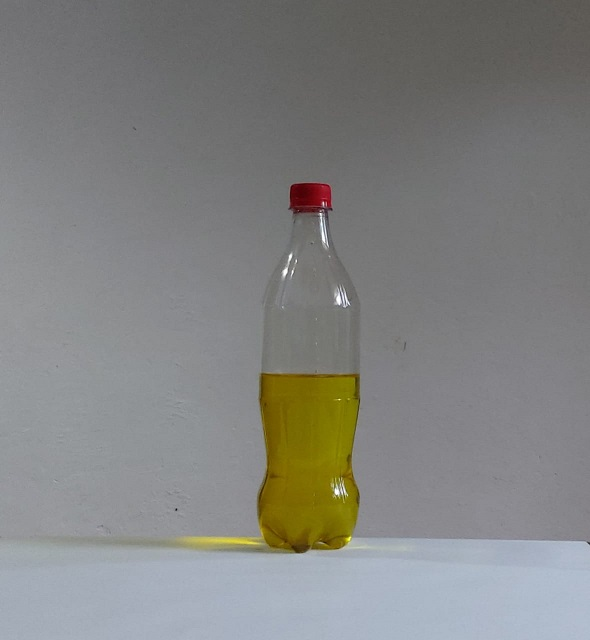
#> input picture Source/testCases/14.jpg, 590 x 640 px
$ python bottleDetectorBySasa.py   (older library calls are emulated)
#> lines starting #> are read from the running program, lines starting #| are printed output that depends on the picture; after the words box and inside, x2 and y2 are one past the last pixel; in counts of white or black regions, pixels touching at a corner belong together

# CODE REVIEW
##- Sasanka Kuruppuarachchi
##Project - "https://github.com/SasaKuruppuarachchi/bottle_Level_Detector"

#import packages numpy, cv2, Matplotlib, sklearn.cluster,
import numpy as np
import os
import cv2
import matplotlib.pyplot as plt
from sklearn.cluster import AgglomerativeClustering

import tkinter as Tkinter
import tkinter.filedialog as tkFileDialog

# gaussian_kernel(size,sigma) is the function for noce filtering using gausian filter
def gaussian_kernel(size,sigma = 1):
    size = int(size)
    x,y = np.mgrid[-size:size+1,-size:size+1]
    normal = 1/(2.0*np.pi*sigma**2)
    g = np.exp(-((x**2+y**2)/(2.0*sigma**2)))*normal
    return g

# defining the canny detector function

# here weak_th and strong_th are thresholds for
# double thresholding step
def contour_detectorSasa(img, weak_th = None, strong_th = None, num_clusters = 3):
    _contours =  []

    # Noise reduction step - image smoothing
    img = cv2.filter2D(img,-1,gaussian_kernel(size,sigma = 1))

    # Calculating the gradients
    gx = cv2.Sobel(np.float32(img), cv2.CV_64F, 1, 0, 3)
    gy = cv2.Sobel(np.float32(img), cv2.CV_64F, 0, 1, 3)

    # Conversion of Cartesian coordinates to polar
    mag, ang = cv2.cartToPolar(gx, gy, angleInDegrees = True)
    cv2.imshow('cannyO',mag)
    # setting the minimum and maximum thresholds
    # for double thresholding
    mag_max = np.max(mag)
    if not weak_th:weak_th = mag_max * 0.1
    if not strong_th:strong_th = mag_max * 0.5

    # getting the dimensions of the input image
    height, width = img.shape

    # get weak and strong ids
    weak_ids = np.zeros_like(img)
    strong_ids = np.zeros_like(img)
    ids = np.zeros_like(img)

    row = []
    # double thresholding step
    for i_x in range(width):
        #row = []
        for i_y in range(height):
            coord = []
            grad_mag = mag[i_y, i_x]

            if grad_mag<weak_th:
                mag[i_y, i_x]= 0
            elif strong_th>grad_mag>= weak_th:
                mag[i_y, i_x]= 1

                coord.append(i_x)
                coord.append(i_y)
                row.append(coord)

            else:
                mag[i_y, i_x]= 2
                coord.append(i_x)
                coord.append(i_y)
                row.append(coord)

    cv2.imshow('canny1',mag)
    #clustering
    cluster = AgglomerativeClustering(n_clusters= num_clusters, affinity='euclidean', linkage='single')
    cluster.fit_predict(row)
    group1 = []
    group2 = []
    group3 = []
    group4 = []
    group5 = []

    n = len(row)
    for i in range (n):
        #print(row[i], cluster.labels_[i])
        if cluster.labels_[i] == 0:
            group1.append(row[i])
        elif cluster.labels_[i] == 1:
            group2.append(row[i])
        elif cluster.labels_[i] == 2:
            group3.append(row[i])
        elif cluster.labels_[i] == 3:
            group4.append(row[i])
        elif cluster.labels_[i] == 4:
            group5.append(row[i])


    ctr1 = np.array(group1).reshape((-1,1,2)).astype(np.int32)
    ctr2 = np.array(group2).reshape((-1,1,2)).astype(np.int32)
    ctr3 = np.array(group3).reshape((-1,1,2)).astype(np.int32)
    ctr4 = np.array(group4).reshape((-1,1,2)).astype(np.int32)
    ctr5 = np.array(group5).reshape((-1,1,2)).astype(np.int32)
    _contours.append(ctr1)
    _contours.append(ctr2)
    _contours.append(ctr3)

    return _contours


def fluid_level_detect(file_name, tresh_min, tresh_max , num_clusters = 3):
    image = cv2.imread(file_name)
    im_bw = cv2.cvtColor(image, cv2.COLOR_RGB2GRAY)


    (thresh, im_bw) = cv2.threshold(im_bw, tresh_min, tresh_max, 0)
    cv2.imwrite('bw_'+file_name, im_bw)
    cv2.imshow('thresholded',im_bw)


    count = 0
    fluidLevel = 0
    X = 0
    Y = 0
    W = 0
    H = 0
    fluidLevelEst = 0
    fluidPrecentage = 0
    fluidPercentageReal = 0
    text = ""
    a = 0
    #contours, hierarchy = cv2.findContours(im_bw, cv2.RETR_TREE, cv2.CHAIN_APPROX_SIMPLE)
    contours1 = contour_detectorSasa(im_bw, tresh_min,tresh_max, num_clusters)

    for c in contours1:

        rect = cv2.boundingRect(c)
        if rect[2] < 50 or rect[3] < 10: continue
        if rect[2] > 300 or rect[3] > 300: continue

        #print cv2.contourArea(c)
        x,y,w,h = rect
        cv2.rectangle(image,(x,y),(x+w,y+h),(0,0,255),2)
        print("x =",rect[0])
        print("y =",rect[1])
        print("w =",rect[2])
        print("h =",rect[3])

        hwRatio = rect[3]/rect[2]
        print("h/w = ",hwRatio)
        fluidLevelEst = 34.645 * hwRatio
        print("Fluid level est = ",fluidLevelEst,"%")

        #experimental - draw actual min area contour
        rect1 = cv2.minAreaRect(c)
        xy,wh,a = rect1
        Hreal = 0
        Wreal = 0
        if abs(a)<45:
            Hreal = wh[1]
            Wreal = wh[0]
        else:
            Hreal = wh[0]
            Wreal = wh[1]
        print("")
        print("Real Fluid level accounted for the tilt of the camera")
        print("Real H = ", Hreal)
        print("Real W = ", Wreal)
        print("Real H/W = ",Hreal/Wreal)
        fluidPercentageReal = Hreal/Wreal*33.178
        print("Real Fluid level = ", fluidPercentageReal, "%")
        #cv2.putText(image,"o",(int(xy[0]),int(xy[1])),0,0.6,(0,0,255))
        box = cv2.boxPoints(rect1)
        box = np.int0(box)
        image = cv2.drawContours(image,[box],0,(0,0,0),1)
        #this gives the most accurate estimate for fluid level as it accounts for the camera tilt


        if rect[3] > H:
            fluidPrecentage = round(fluidPercentageReal)
            text = "Level = " + str(fluidPrecentage) + "%"
            X = x
            Y = y
            W = w
        H = rect[3]
        count +=1


    cv2.putText(image,text,(X+W+10,Y),0,0.6,(0,0,255))

    #show 80% rect
    Ha = int(-80/fluidPrecentage *Hreal)
    cv2.putText(image,"80%",(X-50,Y+H+Ha),0,0.6,(0,255,0))
    cv2.rectangle(image,(X,Y+H),(X+W,Y+Ha+H),(0,255,0),2)
    cv2.imshow("Result",image)
    print ("num of contours detected ", count)

    # [4 lines of commented-out code are left out]

    return count,fluidPrecentage, abs(a)


size = 5

def test_image():
    print("\nCheck Bottle Level. Press ENTER to continue... :\n Press 'n' to exit")
    while 'n' != input():
        root = Tkinter.Tk()


        currdir = os.getcwd() + '/test/'
        path = tkFileDialog.askopenfilename(parent=root, initialdir=currdir, title='Please select an Image of a bottle',filetypes = (("jpeg files","*.jpg"),("all files","*.*")))
#> the answer given: testCases/14.jpg
        root.withdraw() #use
        if len(path) > 0:
            if "jpg" in path:
                print ("You chose " ,path)
                #path = (r"C:\Users\Asus\dev\bottle_Level_Detector\Source")
                if __name__ == '__main__':
                    #filename = 'testCases/14.jpg'
                    #filename = os.path.join(path,filename)
                    filename = path
                    cnt, level, tilt = fluid_level_detect(filename, 75, 100)
#> in fluid_level_detect, image is the input picture: shape (640, 590, 3); mean B, G, R 129.4, 131.1, 130.5
#> in fluid_level_detect, `(thresh, im_bw) = cv2.threshold(im_bw, tresh_min, tresh_max, 0)`:
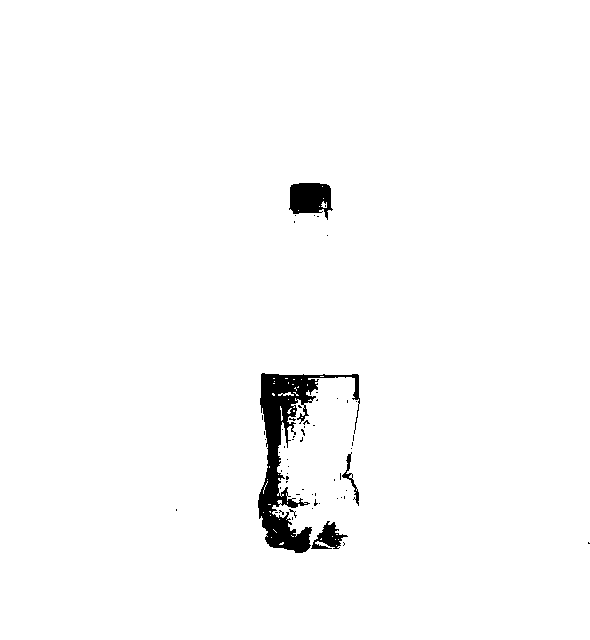
#> im_bw: shape (640, 590); values 0 (black) and 100 (white), 98.1% white; 60 black regions (56 under 20 px), largest, box (x1, y1, x2, y2) and area: (258, 373, 360, 553) 5161, (289, 183, 333, 220) 1159, (311, 521, 348, 549) 484, (342, 452, 359, 506) 186
#> in fluid_level_detect, `(thresh, im_bw) = cv2.threshold(im_bw, tresh_min, tresh_max, 0)`: thresh = 75
#> in contour_detectorSasa, `img = cv2.filter2D(img,-1,gaussian_kernel(size,sigma = 1))`:
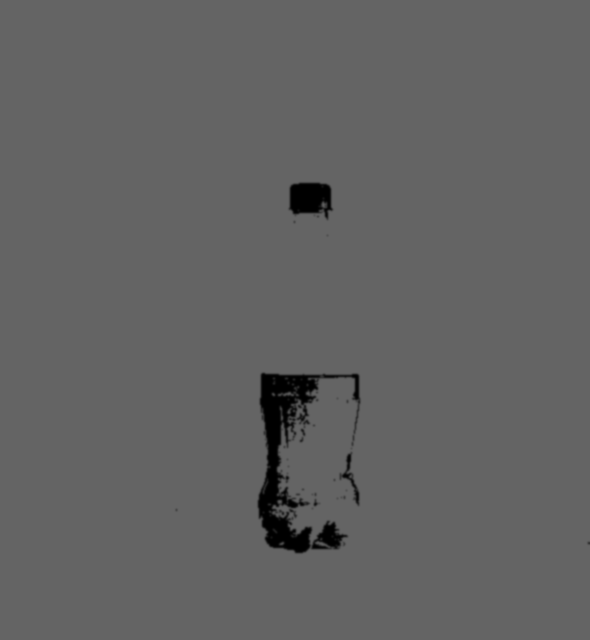
#> img: shape (640, 590); min 0, max 100, mean 98.1
#> in contour_detectorSasa, `gx = cv2.Sobel(np.float32(img), cv2.CV_64F, 1, 0, 3)`:
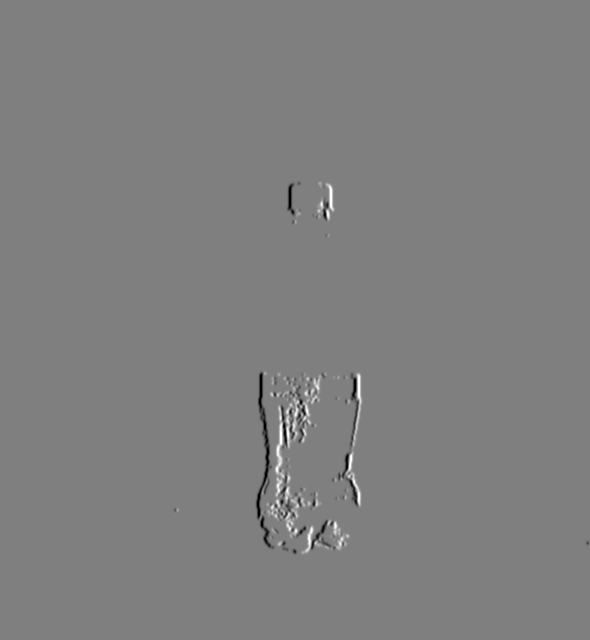
#> gx: shape (640, 590) float64; min -256, max 257, mean 0; drawn with min black and max white
#> in contour_detectorSasa, `mag, ang = cv2.cartToPolar(gx, gy, angleInDegrees = True)`:
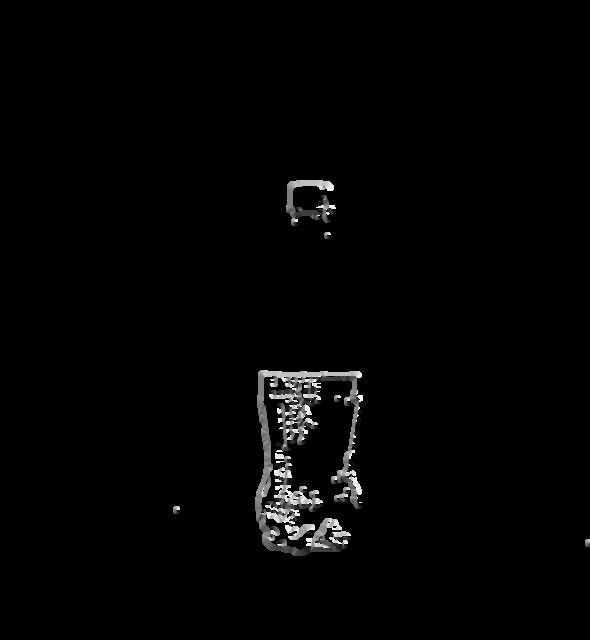
#> ang: shape (640, 590) float64; min 0, max 359.8, mean 5.2; drawn with min black and max white
#> in contour_detectorSasa, `cv2.imshow('cannyO',mag)`:
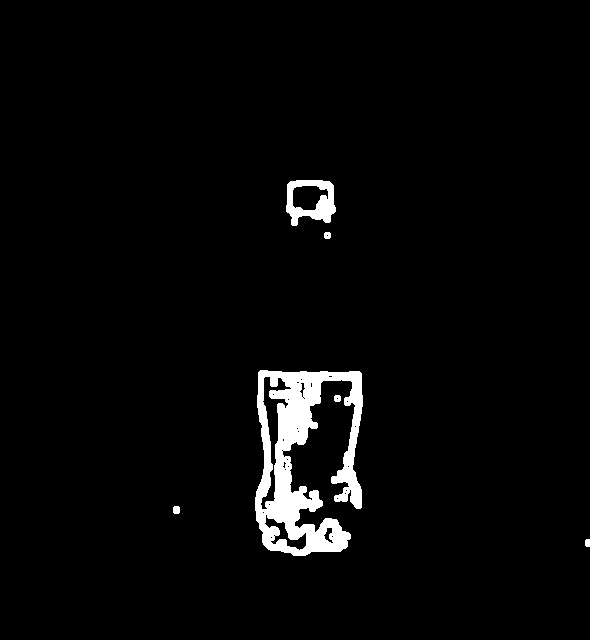
#> window 'cannyO': shape (640, 590); 3% white; 6 white regions, box (x1, y1, x2, y2) and area: (255, 370, 363, 556) 10091, (286, 180, 336, 226) 1212, (173, 506, 180, 514) 52, (324, 232, 331, 239) 44, (334, 395, 341, 402) 44, (585, 539, 590, 547) 38
#> in contour_detectorSasa, `mag_max = np.max(mag)`: mag_max = 269.4
#> after the loop in contour_detectorSasa, `for i_x in range(width):`:
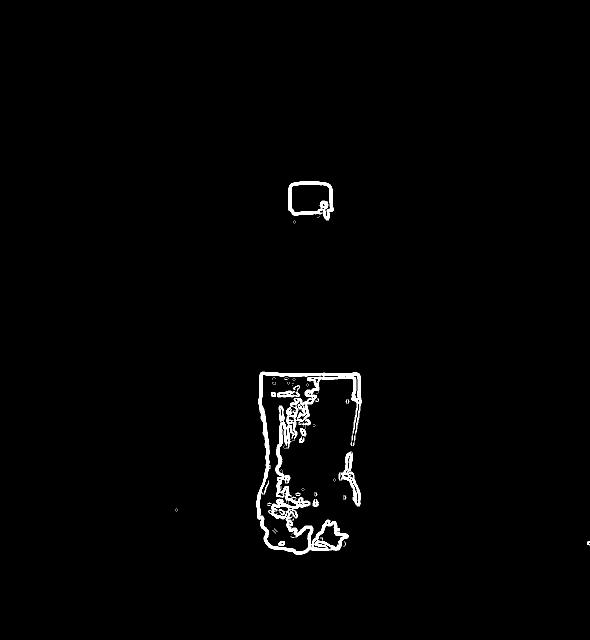
#> mag: shape (640, 590) float64; min 0, max 2, mean 0.029; drawn with min black and max white
#> after the loop in contour_detectorSasa, `for i_x in range(width):`: row = 6038 pairs, first value 175 to 589, second value 181 to 554
#> in contour_detectorSasa, `cv2.imshow('canny1',mag)`:
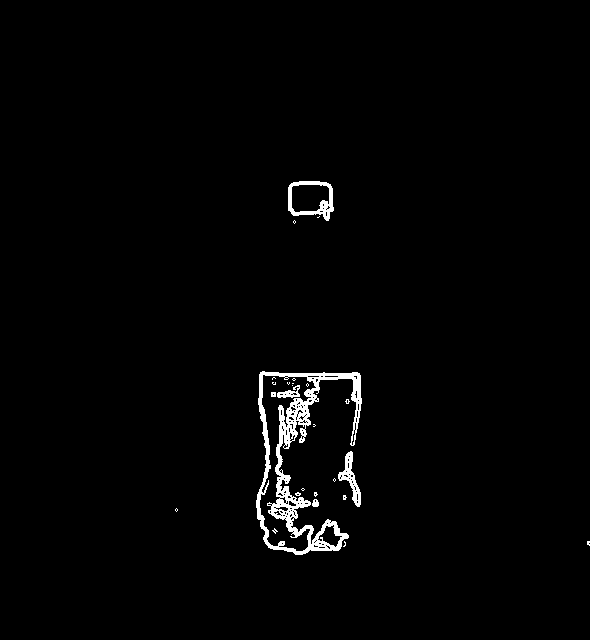
#> window 'canny1': shape (640, 590); 1.6% white; 26 white regions (20 under 20 px), largest, box (x1, y1, x2, y2) and area: (256, 371, 362, 555) 4605, (288, 181, 334, 221) 630, (338, 451, 361, 507) 434, (277, 385, 300, 398) 144, (312, 499, 319, 507) 43, (271, 392, 276, 397) 24
                    print("")

                    #80 100
                    if cnt > 1:
                        print("**** Retry with lower min threshhold *****")
                        cv2.destroyAllWindows()
                        fluid_level_detect(filename, 60, 100,2)

                    if 90 - tilt > 6:
                        print("**** Retry with lower min threshhold *****")
                        cv2.destroyAllWindows()
                        fluid_level_detect(filename, 60, 100,2)

                    if level < 10:
                        print("**** Retry with lower clustering *****")
                        cv2.destroyAllWindows()
                        fluid_level_detect(filename, 75, 100,2)

                cv2.waitKey(0)
                cv2.destroyAllWindows()
            print("Press 'n' to exit")


#> (the run stopped early here; a loop or call above may not have finished)
